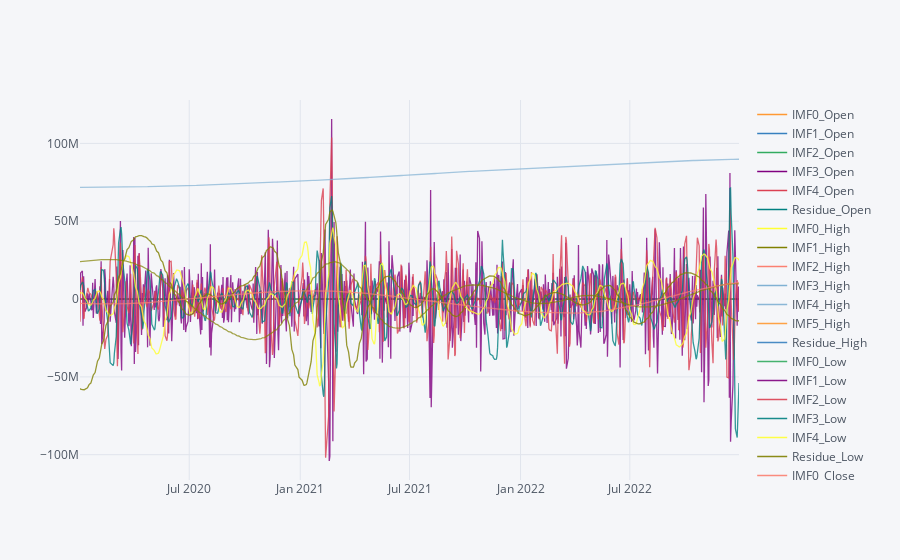

The cell this chart's notebook holds for it:
### Code cell
processed_data["PETR4.SA"].iplot()
processed_data["PETR4.SA"].to_csv("PETR4.csv")

### Figure 1 — Plotly figure (JSON) as saved in the notebook; plotly's stock layout.template omitted (floating-point values rounded to 4 significant figures; data arrays with more than 128 entries replaced by an {"elided": "..."} marker saying what was removed)
{"data": [{"line": {"color": "rgba(255, 153, 51, 1.0)", "dash": "solid", "shape": "linear", "width": 1.3}, "mode": "lines", "name": "IMF0_Open", "text": "", "type": "scatter", "x": {"elided": "745 str values"}, "y": {"elided": "745 float values"}}, {"line": {"color": "rgba(55, 128, 191, 1.0)", "dash": "solid", "shape": "linear", "width": 1.3}, "mode": "lines", "name": "IMF1_Open", "text": "", "type": "scatter", "x": {"elided": "745 str values"}, "y": {"elided": "745 float values"}}, {"line": {"color": "rgba(50, 171, 96, 1.0)", "dash": "solid", "shape": "linear", "width": 1.3}, "mode": "lines", "name": "IMF2_Open", "text": "", "type": "scatter", "x": {"elided": "745 str values"}, "y": {"elided": "745 float values"}}, {"line": {"color": "rgba(128, 0, 128, 1.0)", "dash": "solid", "shape": "linear", "width": 1.3}, "mode": "lines", "name": "IMF3_Open", "text": "", "type": "scatter", "x": {"elided": "745 str values"}, "y": {"elided": "745 float values"}}, {"line": {"color": "rgba(219, 64, 82, 1.0)", "dash": "solid", "shape": "linear", "width": 1.3}, "mode": "lines", "name": "IMF4_Open", "text": "", "type": "scatter", "x": {"elided": "745 str values"}, "y": {"elided": "745 float values"}}, {"line": {"color": "rgba(0, 128, 128, 1.0)", "dash": "solid", "shape": "linear", "width": 1.3}, "mode": "lines", "name": "Residue_Open", "text": "", "type": "scatter", "x": {"elided": "745 str values"}, "y": {"elided": "745 float values"}}, {"line": {"color": "rgba(255, 255, 51, 1.0)", "dash": "solid", "shape": "linear", "width": 1.3}, "mode": "lines", "name": "IMF0_High", "text": "", "type": "scatter", "x": {"elided": "745 str values"}, "y": {"elided": "745 float values"}}, {"line": {"color": "rgba(128, 128, 0, 1.0)", "dash": "solid", "shape": "linear", "width": 1.3}, "mode": "lines", "name": "IMF1_High", "text": "", "type": "scatter", "x": {"elided": "745 str values"}, "y": {"elided": "745 float values"}}, {"line": {"color": "rgba(251, 128, 114, 1.0)", "dash": "solid", "shape": "linear", "width": 1.3}, "mode": "lines", "name": "IMF2_High", "text": "", "type": "scatter", "x": {"elided": "745 str values"}, "y": {"elided": "745 float values"}}, {"line": {"color": "rgba(128, 177, 211, 1.0)", "dash": "solid", "shape": "linear", "width": 1.3}, "mode": "lines", "name": "IMF3_High", "text": "", "type": "scatter", "x": {"elided": "745 str values"}, "y": {"elided": "745 float values"}}, {"line": {"color": "rgba(128, 177, 211, 0.8999999999999999)", "dash": "solid", "shape": "linear", "width": 1.3}, "mode": "lines", "name": "IMF4_High", "text": "", "type": "scatter", "x": {"elided": "745 str values"}, "y": {"elided": "745 float values"}}, {"line": {"color": "rgba(255, 153, 51, 0.8999999999999999)", "dash": "solid", "shape": "linear", "width": 1.3}, "mode": "lines", "name": "IMF5_High", "text": "", "type": "scatter", "x": {"elided": "745 str values"}, "y": {"elided": "745 float values"}}, {"line": {"color": "rgba(55, 128, 191, 0.8999999999999999)", "dash": "solid", "shape": "linear", "width": 1.3}, "mode": "lines", "name": "Residue_High", "text": "", "type": "scatter", "x": {"elided": "745 str values"}, "y": {"elided": "745 float values"}}, {"line": {"color": "rgba(50, 171, 96, 0.8999999999999999)", "dash": "solid", "shape": "linear", "width": 1.3}, "mode": "lines", "name": "IMF0_Low", "text": "", "type": "scatter", "x": {"elided": "745 str values"}, "y": {"elided": "745 float values"}}, {"line": {"color": "rgba(128, 0, 128, 0.8999999999999999)", "dash": "solid", "shape": "linear", "width": 1.3}, "mode": "lines", "name": "IMF1_Low", "text": "", "type": "scatter", "x": {"elided": "745 str values"}, "y": {"elided": "745 float values"}}, {"line": {"color": "rgba(219, 64, 82, 0.8999999999999999)", "dash": "solid", "shape": "linear", "width": 1.3}, "mode": "lines", "name": "IMF2_Low", "text": "", "type": "scatter", "x": {"elided": "745 str values"}, "y": {"elided": "745 float values"}}, {"line": {"color": "rgba(0, 128, 128, 0.8999999999999999)", "dash": "solid", "shape": "linear", "width": 1.3}, "mode": "lines", "name": "IMF3_Low", "text": "", "type": "scatter", "x": {"elided": "745 str values"}, "y": {"elided": "745 float values"}}, {"line": {"color": "rgba(255, 255, 51, 0.8999999999999999)", "dash": "solid", "shape": "linear", "width": 1.3}, "mode": "lines", "name": "IMF4_Low", "text": "", "type": "scatter", "x": {"elided": "745 str values"}, "y": {"elided": "745 float values"}}, {"line": {"color": "rgba(128, 128, 0, 0.8999999999999999)", "dash": "solid", "shape": "linear", "width": 1.3}, "mode": "lines", "name": "Residue_Low", "text": "", "type": "scatter", "x": {"elided": "745 str values"}, "y": {"elided": "745 float values"}}, {"line": {"color": "rgba(251, 128, 114, 0.8999999999999999)", "dash": "solid", "shape": "linear", "width": 1.3}, "mode": "lines", "name": "IMF0_Close", "text": "", "type": "scatter", "x": {"elided": "745 str values"}, "y": {"elided": "745 float values"}}, {"line": {"color": "rgba(251, 128, 114, 0.7999999999999998)", "dash": "solid", "shape": "linear", "width": 1.3}, "mode": "lines", "name": "IMF1_Close", "text": "", "type": "scatter", "x": {"elided": "745 str values"}, "y": {"elided": "745 float values"}}, {"line": {"color": "rgba(128, 177, 211, 0.7999999999999998)", "dash": "solid", "shape": "linear", "width": 1.3}, "mode": "lines", "name": "IMF2_Close", "text": "", "type": "scatter", "x": {"elided": "745 str values"}, "y": {"elided": "745 float values"}}, {"line": {"color": "rgba(255, 153, 51, 0.7999999999999998)", "dash": "solid", "shape": "linear", "width": 1.3}, "mode": "lines", "name": "IMF3_Close", "text": "", "type": "scatter", "x": {"elided": "745 str values"}, "y": {"elided": "745 float values"}}, {"line": {"color": "rgba(55, 128, 191, 0.7999999999999998)", "dash": "solid", "shape": "linear", "width": 1.3}, "mode": "lines", "name": "IMF4_Close", "text": "", "type": "scatter", "x": {"elided": "745 str values"}, "y": {"elided": "745 float values"}}, {"line": {"color": "rgba(50, 171, 96, 0.7999999999999998)", "dash": "solid", "shape": "linear", "width": 1.3}, "mode": "lines", "name": "Residue_Close", "text": "", "type": "scatter", "x": {"elided": "745 str values"}, "y": {"elided": "745 float values"}}, {"line": {"color": "rgba(128, 0, 128, 0.7999999999999998)", "dash": "solid", "shape": "linear", "width": 1.3}, "mode": "lines", "name": "IMF0_Volume", "text": "", "type": "scatter", "x": {"elided": "745 str values"}, "y": {"elided": "745 float values"}}, {"line": {"color": "rgba(219, 64, 82, 0.7999999999999998)", "dash": "solid", "shape": "linear", "width": 1.3}, "mode": "lines", "name": "IMF1_Volume", "text": "", "type": "scatter", "x": {"elided": "745 str values"}, "y": {"elided": "745 float values"}}, {"line": {"color": "rgba(0, 128, 128, 0.7999999999999998)", "dash": "solid", "shape": "linear", "width": 1.3}, "mode": "lines", "name": "IMF2_Volume", "text": "", "type": "scatter", "x": {"elided": "745 str values"}, "y": {"elided": "745 float values"}}, {"line": {"color": "rgba(255, 255, 51, 0.7999999999999998)", "dash": "solid", "shape": "linear", "width": 1.3}, "mode": "lines", "name": "IMF3_Volume", "text": "", "type": "scatter", "x": {"elided": "745 str values"}, "y": {"elided": "745 float values"}}, {"line": {"color": "rgba(128, 128, 0, 0.7999999999999998)", "dash": "solid", "shape": "linear", "width": 1.3}, "mode": "lines", "name": "IMF4_Volume", "text": "", "type": "scatter", "x": {"elided": "745 str values"}, "y": {"elided": "745 float values"}}, {"line": {"color": "rgba(128, 128, 0, 0.7)", "dash": "solid", "shape": "linear", "width": 1.3}, "mode": "lines", "name": "IMF5_Volume", "text": "", "type": "scatter", "x": {"elided": "745 str values"}, "y": {"elided": "745 float values"}}, {"line": {"color": "rgba(251, 128, 114, 0.7)", "dash": "solid", "shape": "linear", "width": 1.3}, "mode": "lines", "name": "IMF6_Volume", "text": "", "type": "scatter", "x": {"elided": "745 str values"}, "y": {"elided": "745 float values"}}, {"line": {"color": "rgba(128, 177, 211, 0.7)", "dash": "solid", "shape": "linear", "width": 1.3}, "mode": "lines", "name": "Residue_Volume", "text": "", "type": "scatter", "x": {"elided": "745 str values"}, "y": {"elided": "745 float values"}}], "layout": {"legend": {"bgcolor": "#F5F6F9", "font": {"color": "#4D5663"}}, "paper_bgcolor": "#F5F6F9", "plot_bgcolor": "#F5F6F9", "title": {"font": {"color": "#4D5663"}}, "xaxis": {"gridcolor": "#E1E5ED", "showgrid": true, "tickfont": {"color": "#4D5663"}, "title": {"font": {"color": "#4D5663"}, "text": ""}, "zerolinecolor": "#E1E5ED"}, "yaxis": {"gridcolor": "#E1E5ED", "showgrid": true, "tickfont": {"color": "#4D5663"}, "title": {"font": {"color": "#4D5663"}, "text": ""}, "zerolinecolor": "#E1E5ED"}}}
